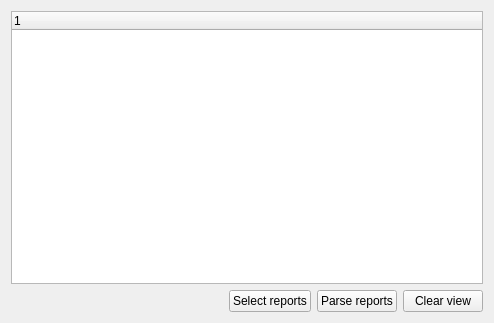
<?xml version="1.0" encoding="UTF-8"?>
<ui version="4.0">
 <class>TestReportViewer</class>
 <widget class="QWidget" name="TestReportViewer">
  <property name="geometry">
   <rect>
    <x>0</x>
    <y>0</y>
    <width>494</width>
    <height>323</height>
   </rect>
  </property>
  <property name="windowTitle">
   <string>TRViewer</string>
  </property>
  <layout class="QVBoxLayout" name="verticalLayout_2">
   <item>
    <layout class="QVBoxLayout" name="verticalLayout">
     <item>
      <widget class="QTreeWidget" name="treeWidget">
       <column>
        <property name="text">
         <string notr="true">1</string>
        </property>
       </column>
      </widget>
     </item>
     <item>
      <layout class="QHBoxLayout" name="horizontalLayout">
       <item>
        <spacer name="horizontalSpacer">
         <property name="orientation">
          <enum>Qt::Horizontal</enum>
         </property>
         <property name="sizeHint" stdset="0">
          <size>
           <width>40</width>
           <height>20</height>
          </size>
         </property>
        </spacer>
       </item>
       <item>
        <widget class="QPushButton" name="selectPushButton">
         <property name="text">
          <string>Select reports</string>
         </property>
        </widget>
       </item>
       <item>
        <widget class="QPushButton" name="parsePushButton">
         <property name="text">
          <string>Parse reports</string>
         </property>
        </widget>
       </item>
       <item>
        <widget class="QPushButton" name="clearViewPushButton">
         <property name="text">
          <string>Clear view</string>
         </property>
        </widget>
       </item>
      </layout>
     </item>
    </layout>
   </item>
  </layout>
 </widget>
 <layoutdefault spacing="6" margin="11"/>
 <resources/>
 <connections/>
</ui>
